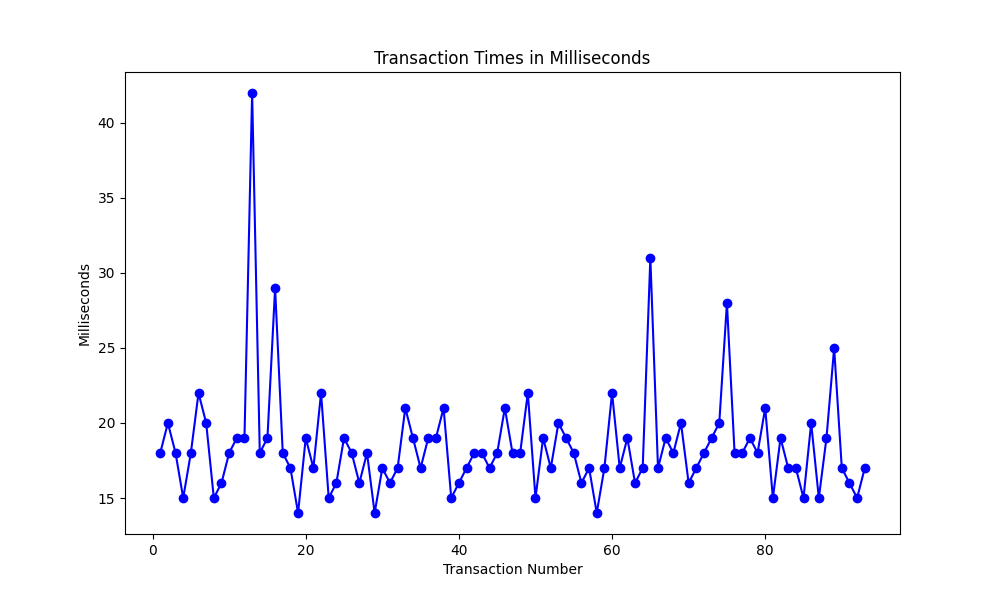

The script that saved this image:
import matplotlib.pyplot as plt

# Function to read the file and get the transaction times
def read_transaction_times(file_name):
    with open(file_name, 'r') as file:
        # Read all lines and convert them to integers (assuming valid input)
        transaction_times = [int(line.strip()) for line in file]
    return transaction_times

# Function to plot the transaction times
def plot_transaction_times(transaction_times):
    # Create the x-axis, which is just the transaction number (starting from 1)
    transactions = range(1, len(transaction_times) + 1)
    
    # Plot the graph
    plt.figure(figsize=(10, 6))
    plt.plot(transactions, transaction_times, marker='o', linestyle='-', color='b')

    # Adding labels and title
    plt.xlabel('Transaction Number')
    plt.ylabel('Milliseconds')
    plt.title('Transaction Times in Milliseconds')
    
    #plt.grid(True)

    # Save plot into output file.
    plt.savefig(output_file)

# Run the script
if __name__ == "__main__":
    print('Hello World')
    file_name = "transaction_meas.txt"
    output_file = "plot.png"
    transaction_times = read_transaction_times(file_name)
    plot_transaction_times(transaction_times)
    print('Bye')

